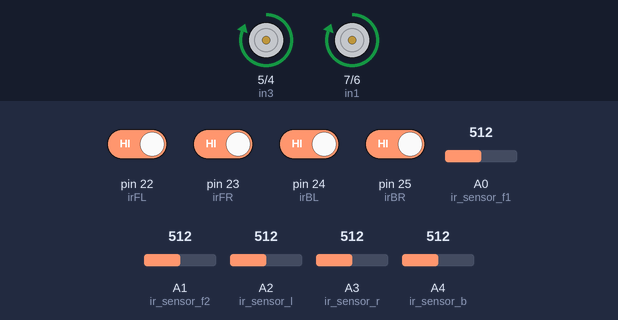
A sketch run on a simulated Arduino Mega 2560, built with avr-gcc and run on an emulated ATmega2560. Parts: motor-driver pin pairs drawn as motors (green arrow = first pin HIGH = forward, orange = second pin HIGH = backward, longer = more drive). The test bench sets the inputs (shaded band); at power-on: pin 22 (irFL), pin 23 (irFR), pin 24 (irBL), pin 25 (irBR) HIGH, A0 (ir_sensor_f1) = 512, A2 (ir_sensor_l) = 512, A3 (ir_sensor_r) = 512, A1 (ir_sensor_f2) = 512, A4 (ir_sensor_b) = 512.

Above: at 6.2 s.
6.3 s: A0 (ir_sensor_f1) set to 165
7.8 s: A0 (ir_sensor_f1) set to 136
At 8.2 s:
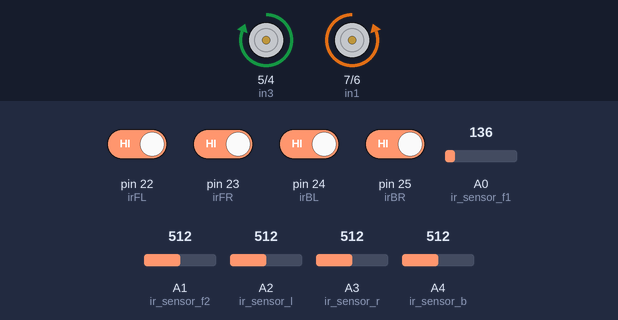
9.3 s: A2 (ir_sensor_l) set to 163
10.8 s: A2 (ir_sensor_l) set to 135
At 11.7 s:
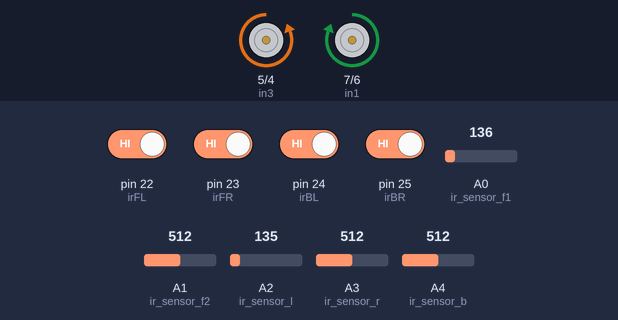
12.3 s: A3 (ir_sensor_r) set to 164
13.8 s: A3 (ir_sensor_r) set to 143
At 15.2 s:
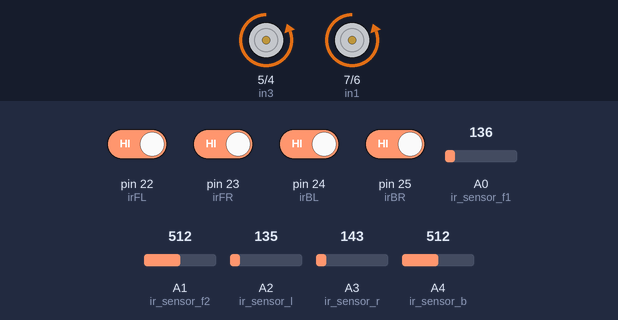
Timing chart, 0 to 16.3 s (numbered marks = the images above; inputs shaded):
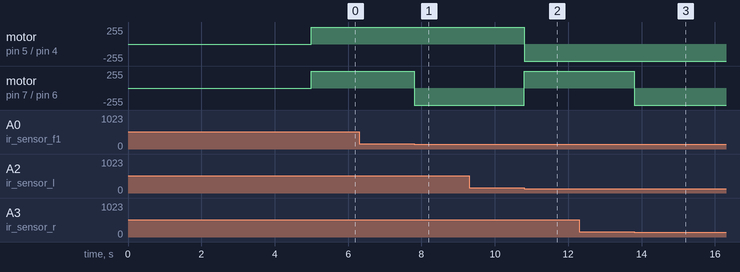

Measured:
- the behaviour switches between 151 and 150 on A0 (ir_sensor_f1) (found by bisection; images 0 and 1)
- the behaviour switches between 151 and 150 on A2 (ir_sensor_l) (found by bisection; images 1 and 2)
- the behaviour switches between 151 and 150 on A3 (ir_sensor_r) (found by bisection; images 2 and 3)
- after the input at 6.3 s, every drawn part: stays the same
- after the input at 7.8 s, motor on pin 7 (in1) / pin 6 (in2): forward 255/255 → backward 255/255 at once
- after the input at 9.3 s, every drawn part: stays the same
- after the input at 10.8 s, motor on pin 5 (in3) / pin 4 (in4): forward 255/255 → backward 255/255 at once; motor on pin 7 (in1) / pin 6 (in2): backward 255/255 → forward 255/255 at once
- after the input at 12.3 s, every drawn part: stays the same
- after the input at 13.8 s, motor on pin 7 (in1) / pin 6 (in2): forward 255/255 → backward 255/255 at once

The sketch:

sketch_aug01a.ino
```cpp
#define ir_sensor_f1 A0 //front distance sensor 1
#define ir_sensor_f2 A1 //frint distance sensor 2
#define ir_sensor_l A2 //left distance sensor
#define ir_sensor_r A3 //right distance sensor
#define ir_sensor_b A4 //back distance sensor
#define in1 7 // left motor forward pin
#define in2 6 // left motor back pin
#define in3 5 // right motor forward pin
#define in4 4 // right motor back pin
#define irFL 22 //ir sensor front left
#define irFR 23 //ir sensor front right
#define irBL 24 //ir sensor back left
#define irBR 25 //ir sensor back right

#define black 0
#define white 1
int dis_f1,dis_f2, dis_l,dis_r,dis_b,front_left,front_right,back_left,back_right;

void motor_stop(){
  digitalWrite(in1,LOW);
  digitalWrite(in2,LOW);
  digitalWrite(in3,LOW);
  digitalWrite(in4,LOW);
}

void setup() {
  pinMode(ir_sensor_f1, INPUT);
  pinMode(ir_sensor_f2, INPUT);
  pinMode(ir_sensor_l, INPUT);
  pinMode(ir_sensor_r, INPUT);
  pinMode(ir_sensor_b, INPUT);
  pinMode(in1,OUTPUT);
  pinMode(in2,OUTPUT);
  pinMode(in3,OUTPUT);
  pinMode(in4,OUTPUT);
  pinMode(irFL, INPUT);
  pinMode(irFR, INPUT);
  pinMode(irBL, INPUT);
  pinMode(irBR, INPUT);
  Serial.begin(9600);

  motor_stop();
  delay(5000);

}

void motor_forward(){
  digitalWrite(in1,HIGH);
  digitalWrite(in2,LOW);
  digitalWrite(in3,HIGH);
  digitalWrite(in4,LOW);
}
void motor_back(){
  digitalWrite(in1,LOW);
  digitalWrite(in2,HIGH);
  digitalWrite(in3,LOW);
  digitalWrite(in4,HIGH);
}
void motor_left(){
  digitalWrite(in1,LOW);
  digitalWrite(in2,HIGH);
  digitalWrite(in3,HIGH);
  digitalWrite(in4,LOW);
}
void motor_right(){
  digitalWrite(in1,HIGH);
  digitalWrite(in2,LOW);
  digitalWrite(in3,LOW);
  digitalWrite(in4,HIGH);
}

void distance_sensor(){
  dis_f1 = analogRead(ir_sensor_f1);
  dis_f2 = analogRead(ir_sensor_f2);
  dis_l = analogRead(ir_sensor_l);
  dis_r = analogRead(ir_sensor_r);
  dis_b = analogRead(ir_sensor_b);
}
void ir_sensor(){
  front_left = digitalRead(irFL);
  front_right = digitalRead(irFR);
  back_left = digitalRead(irBL);
  back_right = digitalRead(irBR);
}

void loop() {
  distance_sensor();
  ir_sensor();
  if(dis_f1>150 && dis_f2>150) motor_forward();
  else if(dis_l>150) motor_left();
  else if(dis_r>150) motor_right();
  else if(dis_b>150) motor_back();
  else motor_right();

}
```
